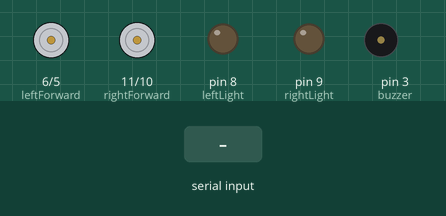
Bench run of a sketch on a simulated Arduino Uno, built with avr-gcc and run on an emulated ATmega328P. On the bench: motor-driver pin pairs drawn as motors (green arrow = first pin HIGH = forward, orange = second pin HIGH = backward, longer = more drive), output pins drawn as LEDs (lit = HIGH), buzzer (waves = sounding, pin HIGH). Dashed ring = blinking. Inputs (shaded band) come from the test bench.

Above: at 1.2 s.
1.3 s: "r" received over Serial
At 2.3 s:
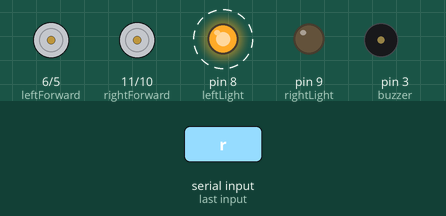
4.3 s: byte 101 ('e') received over Serial
At 4.56 s:
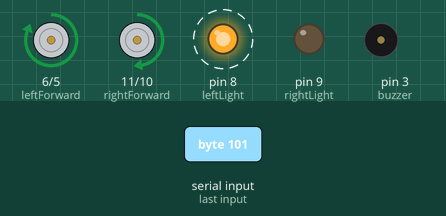
7.3 s: byte 120 ('x') received over Serial
At 7.54 s:
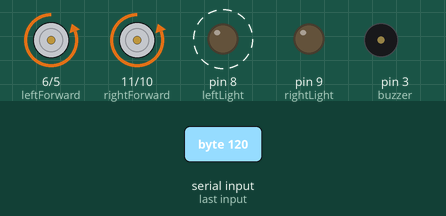
10.3 s: byte 122 ('z') received over Serial
At 10.55 s:
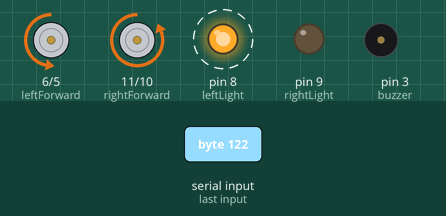
13.3 s: byte 99 ('c') received over Serial
At 13.55 s:
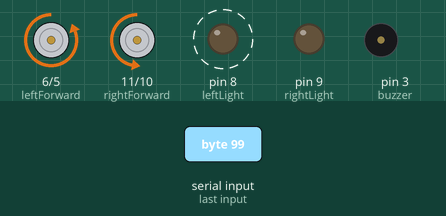
16.3 s: byte 97 ('a') received over Serial
At 16.56 s:
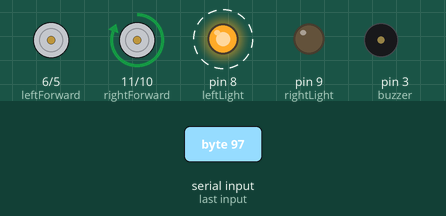
Timing chart, 0 to 20.3 s (numbered marks = the images above; inputs shaded):
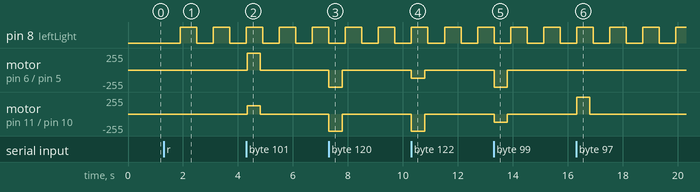

Measured:
- after the input at 1.3 s, pin 8 (leftLight): alternates HIGH for 0.60 s and LOW for 0.60 s, starting after 0.59 s
- after the input at 4.3 s, motor on pin 6 (leftForward) / pin 5 (leftBackward): stopped → forward 255/255 at once, → stopped 0.48 s later; motor on pin 11 (rightForward) / pin 10 (rightBackward): stopped → forward 127/255 at once, → stopped 0.48 s later
- after the input at 7.3 s, motor on pin 6 (leftForward) / pin 5 (leftBackward), motor on pin 11 (rightForward) / pin 10 (rightBackward): stopped → backward 255/255 at once, → stopped 0.48 s later
- after the input at 10.3 s, motor on pin 6 (leftForward) / pin 5 (leftBackward): stopped → backward 127/255 at once, → stopped 0.48 s later; motor on pin 11 (rightForward) / pin 10 (rightBackward): stopped → backward 255/255 at once, → stopped 0.48 s later
- after the input at 13.3 s, motor on pin 6 (leftForward) / pin 5 (leftBackward): stopped → backward 255/255 at once, → stopped 0.48 s later; motor on pin 11 (rightForward) / pin 10 (rightBackward): stopped → backward 127/255 at once, → stopped 0.48 s later
- after the input at 16.3 s, motor on pin 11 (rightForward) / pin 10 (rightBackward): stopped → forward 255/255 at once, → stopped 0.48 s later

The sketch:

DA_Car_2015_Boosted.ino
```cpp
/*
 * Written by: R-STEM (Austin Bae) with template from Vasilakis Michalis
 * Created: 6-5-2015, Last edited: 7-8-2015
 * Project:  Bluetooth RC Car
 *           Direction: 8-direction pad around 's' key
 *           Variable motor speed: '1'-'4'
 *           Lights: Turn signals, brake lights, headlights, anything
 *                   programmed in any way that you want!
 *           Buzzer: Horn that plays in any pattern that you would like
 */


// Motors - IC pins
const int leftBackward  = 5;  // Pin  2 of L293
const int leftForward  = 6;  // Pin  7 of L293
const int rightBackward  = 10; // Pin 10 of L293
const int rightForward  = 11;  // Pin 14 of L293

// Light pins
const int leftLight = 8;
const int rightLight = 9;

// Buzzer pin
const int buzzer = 3;

// State provided by serial monitor/bluetooth activates car
char state = 's'; // default = 's' = stop

// Motor speed (0-255)
int vSpeed = 255; // Default speed

// Array of possible direction keys
char directions[] = {'q','w','e','a','d','z','x','c'};

// Counter to keep direction for mo\re fluid motion
int directionCount = 0;

// Counter/status check for blinking
int lightCount = 0;
bool leftOn = 0;
bool rightOn = 0;

// Counter/status check for buzzing
bool buzzOn = 0;
int buzzCount = 0;


void setup() {

  // Outputs
  pinMode(leftBackward, OUTPUT);
  pinMode(leftForward, OUTPUT);
  pinMode(rightBackward, OUTPUT);
  pinMode(rightForward, OUTPUT);

  pinMode(leftLight, OUTPUT);
  pinMode(rightLight, OUTPUT);
  pinMode(buzzer, OUTPUT);

  // Communication w/ Serial Monitor = 9600, w/ BT = 115200
  Serial.begin(115200);

}//setup

void loop() {

  // Stops car when no commands given
  if (!in(directions,state) || directionCount >= 15){
    state = 's';
    directionCount = 0; //
  }//if ! a direction command or loop has iterated 15x with direction command
  else{
    directionCount++;
  }//else

  // Communication with serial monitor/bluetooth
  if (Serial.available() > 0) {
    state = Serial.read();
  }//if serial comunication is available

  // A switch statement checks its parameter (state) to see if it
  // equals the value following each 'case' keyword. In its basic
  // form, it is a series of if-statements.
  switch(state) {

  // Changes speed of the motors (1-4)
  case '1': vSpeed = 100;
            break;
  case '2': vSpeed = 150;
            break;
  case '3': vSpeed = 200;
            break;
  case '4': vSpeed = 255; // Max speed
            break;

  // Left lights - 'r'
  case 'r': leftOn = !leftOn;
            digitalWrite(leftLight,LOW);
            break;

  // Right lights - 't'
  case 't': rightOn = !rightOn;
            digitalWrite(rightLight,LOW);
            break;

  // All lights
  case 'g': leftOn = 0;
            rightOn = 0;
            digitalWrite(rightLight,!digitalRead(rightLight));
            digitalWrite(leftLight,!digitalRead(leftLight));
            break;

  // Horn - 'f'
  case 'f': tone(buzzer, 440);//Speaker on
            buzzCount = 10;
            buzzOn = 1;
            break;

  // Forward - 'w'
  case 'w': analogWrite(leftForward, vSpeed);
            analogWrite(rightForward, vSpeed);

            analogWrite(leftBackward, 0);
            analogWrite(rightBackward, 0);
            break;

  // Forward left - 'q'
  case 'q': analogWrite(leftForward, vSpeed / 2);
            analogWrite(rightForward, vSpeed);

            analogWrite(leftBackward, 0);
            analogWrite(rightBackward, 0);
            break;

  // Forward right - 'e'
  case 'e': analogWrite(leftForward, vSpeed);
            analogWrite(rightForward, vSpeed / 2);

            analogWrite(leftBackward, 0);
            analogWrite(rightBackward, 0);
            break;

  // Backward - 'x'
  case 'x': analogWrite(leftForward, 0);
            analogWrite(rightForward, 0);

            analogWrite(leftBackward, vSpeed);
            analogWrite(rightBackward, vSpeed);
            break;

  // Backward left - 'z'
  case 'z': analogWrite(leftForward, 0);
            analogWrite(rightForward, 0);

            analogWrite(leftBackward, vSpeed / 2);
            analogWrite(rightBackward, vSpeed);
            break;

  // Backward right - 'c'
  case 'c': analogWrite(leftForward, 0);
            analogWrite(rightForward, 0);

            analogWrite(leftBackward, vSpeed);
            analogWrite(rightBackward, vSpeed / 2);
            break;

  // Left - 'a'
  case 'a': analogWrite(leftForward, 0);
            analogWrite(rightForward, vSpeed);

            analogWrite(leftBackward, 0);
            analogWrite(rightBackward, 0);
            break;

  // Right - 'd'
  case 'd': analogWrite(leftForward, vSpeed);
            analogWrite(rightForward, 0);

            analogWrite(leftBackward, 0);
            analogWrite(rightBackward, 0);
            break;

  // Stops the car - 's'
  case 's': analogWrite(leftForward, 0);
            analogWrite(rightForward, 0);

            analogWrite(leftBackward, 0);
            analogWrite(rightBackward, 0);
            break;

  default:  Serial.println("Input error");

  }//switch

  // Light blink counter
  if (leftOn || rightOn){
    lightCount++;
    if (lightCount >= 20){
      if (leftOn){
        digitalWrite(leftLight,!digitalRead(leftLight));
      }//if left
      if (rightOn){
        digitalWrite(rightLight,!digitalRead(rightLight));
      }//if right
      lightCount = 0;
    }//if 20 iterations
  }//if left or right turn signal on

  // Buzz counter
  if (buzzOn){
    buzzCount--;
  }//if buzz
  if (buzzCount < 0) {
    noTone(buzzer);
    buzzOn = 0;
  }//if buzzCount < 0

  delay(30); // Necessary for keydown to register

}//loop

// Function written for directions[]
// Checks if char check is found within array[]
bool in(char array[], char check){

   for (int x = 0; x < 8; x++){
     if (check == array[x]){
       return 1;
     }//if found
   }//for x

   return 0;

}//in
```
